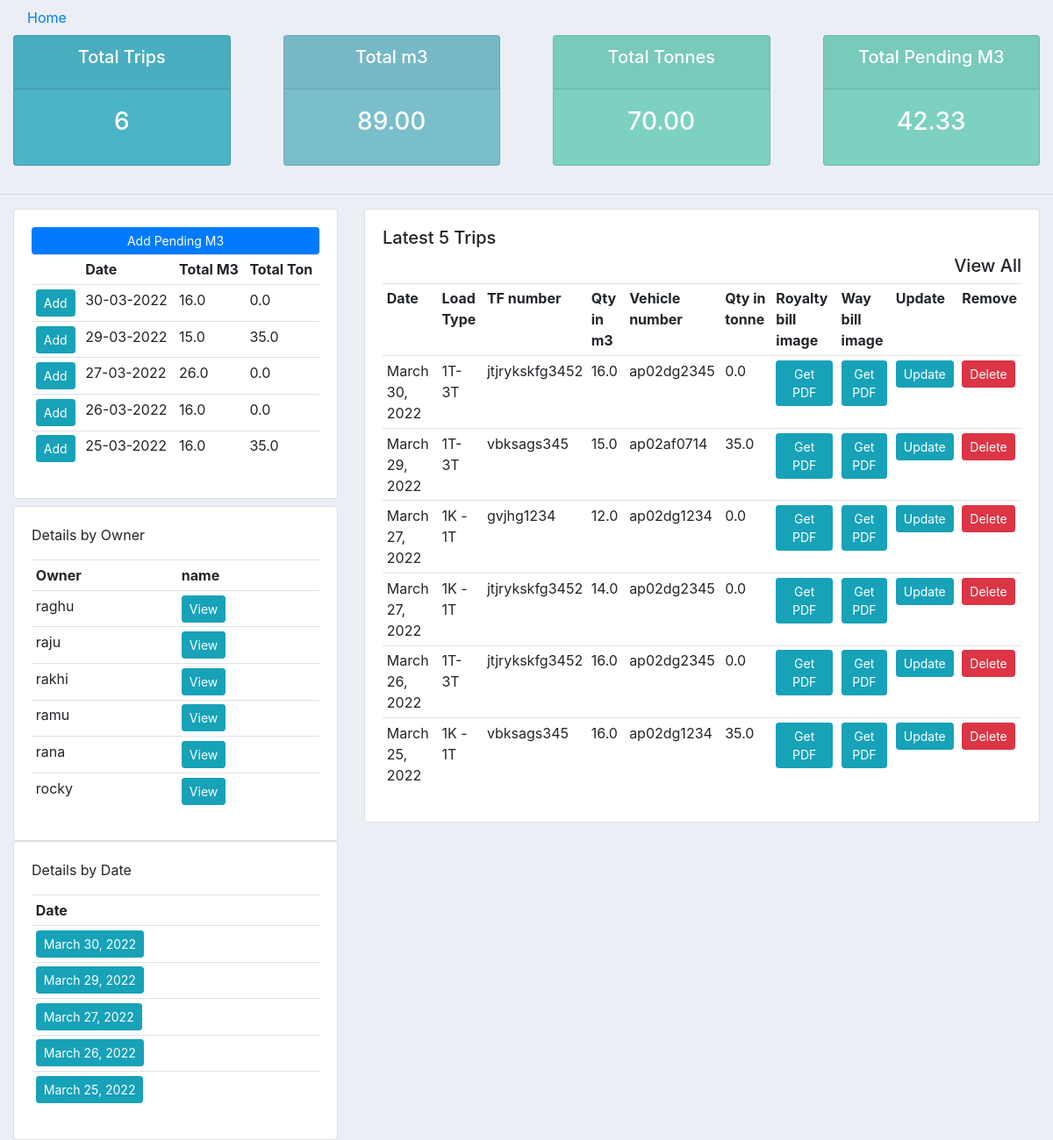
The app's page /dashboardnew/ (signed in), older data.
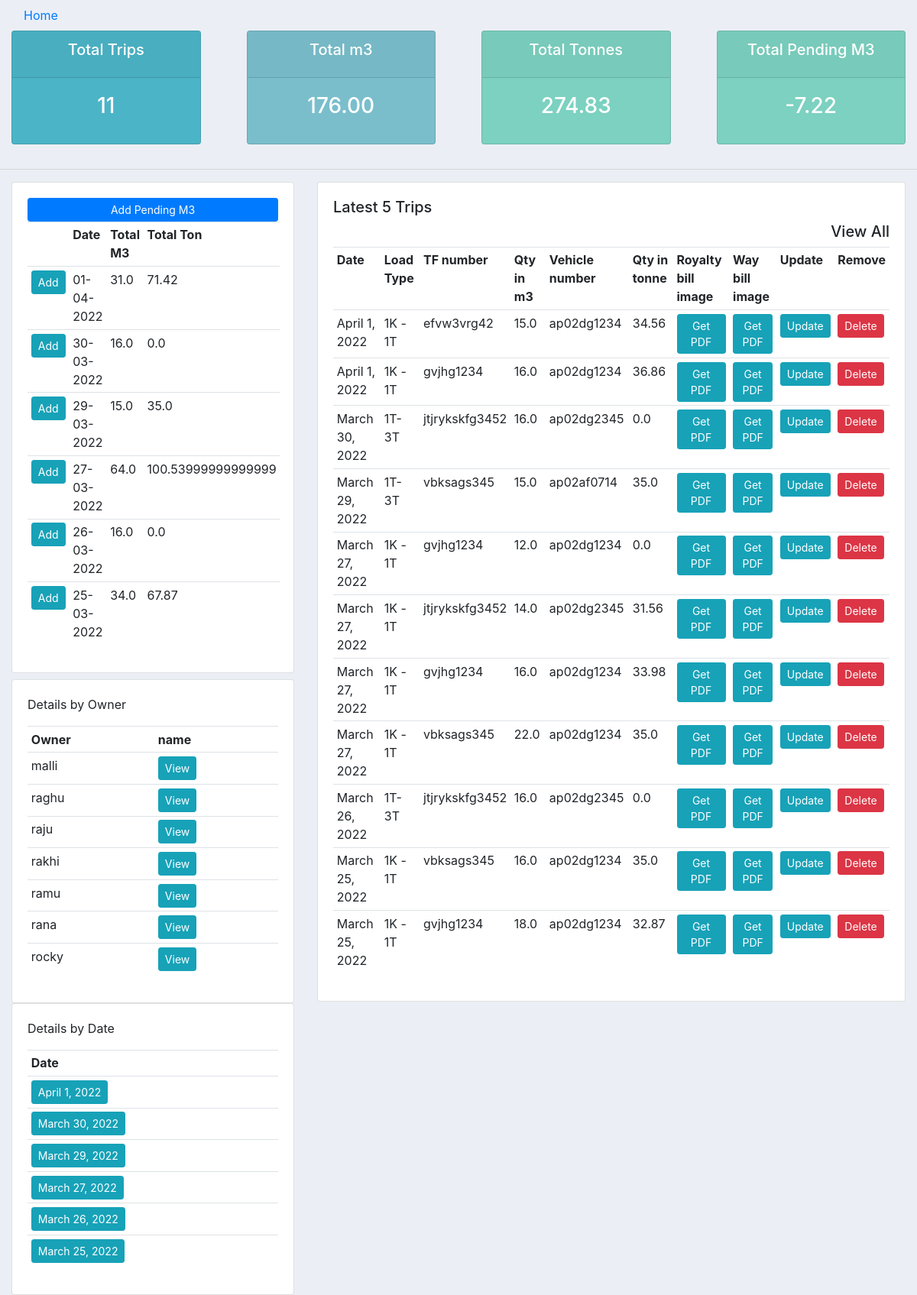
The same page, newer data.
### blog/models.py (models this page shows, shortened)
class TransporterDetails(models.Model):
    vehicle_owner_name = models.CharField(max_length=100, null=False, blank=False)
    phoneNumberRegex = RegexValidator(regex = r"^\+?1?\d{8,15}$")
    owner_phone_number = models.CharField(validators = [phoneNumberRegex], max_length = 16, null=False, blank=False)
    rate_per_tonne = models.CharField(max_length=200, null=True, blank=True)

class LayerWiseTripDetails(models.Model):
    trip_date = models.DateField(null=False, blank=False,default='2022-03-20')
    company_name = models.ForeignKey(CompanyName, on_delete=models.SET_NULL, null=True, blank=False)
    vehicle_owner_name = models.ForeignKey(
        TransporterDetails , on_delete=models.SET_NULL, null=True, blank=False)
    vehicle_number = models.ForeignKey(
        VehicleDetails , on_delete=models.SET_NULL, null=True, blank=False)
    driver_name = models.CharField(max_length=200,null=True, blank=False)
    quarry_owner_name = models.ForeignKey(QuarryDetails, on_delete=models.SET_NULL, null=True, blank=False)
    load_type = models.ForeignKey(LoadType, on_delete=models.SET_NULL, null=True, blank=False)
    tf_number = models.CharField(max_length=200, null=False, blank=False)
    qty_m3 = models.FloatField(null=False, blank=False)
    royalty_image_front = models.ImageField(null=False, blank=False)
    royalty_image_back = models.ImageField(null=False, blank=True)
    qty_ton = models.FloatField(null=False, blank=False, default=0.0)
    waybill_image_front = models.ImageField(null=False, blank=False)
    waybill_image_back = models.ImageField(null=False, blank=True)
    verifiedbyengineer = models.CharField(max_length=200, blank=False, null=False, choices=STATUS, default='No')
    verifiedbymalli = models.CharField(max_length=200, blank=False, null=False, choices=STATUS, default='No')
    qty_ton = models.FloatField(null=False,default=0, blank=False)
    waybill_image_front = models.ImageField(default='logo.png',null=False, blank=False)
    waybill_image_back = models.ImageField( null=False, blank=True)
    verifiedbysuresh = models.CharField(max_length=200, blank=False, null=False, choices=VERIFY, default='No')
    comments = models.CharField(max_length=200, blank=True, null=True)

class LoadType(models.Model):
    load_type = models.CharField(max_length=100, null=False, blank=False)
    load_type_rate_per_tonne = models.FloatField(null=False, blank=True)
    def __str__(self):
        return self.load_type

class VehicleDetails(models.Model):
    vehicle_number = models.CharField(max_length=10, null=False, blank=False)
    owner_name = models.ForeignKey(TransporterDetails, on_delete=models.SET_NULL, null=True, blank=False)
    phoneNumberRegex = RegexValidator(regex = r"^\+?1?\d{8,15}$")
    driver_name = models.CharField(max_length=200, null=True, blank=True)
    driver_phone_number = models.CharField(validators = [phoneNumberRegex], max_length = 16, null=True, blank=True)
    driver_name2 = models.CharField(max_length=200, null=True, blank=True)
    driver_phone_number2 = models.CharField(validators = [phoneNumberRegex], max_length = 16, null=True, blank=True)
    rate_per_tonne = models.CharField(max_length=200, null=False, blank=False)
    def __str__(self):
        return self.vehicle_number

### blog/views.py (the view)
# urls.py: path('dashboardnew/', views.dashboard_new, name='dashboard_new'),
@login_required(login_url='login')
def dashboard_new(request):
    user = request.user
    categories = user.category_set.all()
    vehicle_details = VehicleDetails.objects.all().order_by('-id')
    trip_details = LayerWiseTripDetails.objects.all().order_by('-trip_date')
    totaltrips = trip_details.count()
    if totaltrips >0:
        totalqty_in_m3 = "{:.2f}".format(trip_details.aggregate(Sum('qty_m3'))['qty_m3__sum'])
        totalqty_in_ton = "{:.2f}".format(trip_details.aggregate(Sum('qty_ton'))['qty_ton__sum'])
        totalpending_m3 = "{:.2f}".format(float(totalqty_in_m3)-(float(totalqty_in_ton)/1.5))
    else:
        totalqty_in_m3 = 0
        totalqty_in_ton = 0
        totalpending_m3 = 0
    ownernames = TransporterDetails.objects.all().order_by('vehicle_owner_name')
    distinct_dates = trip_details.values('trip_date','load_type').annotate(Sum('qty_m3'), Sum('qty_ton'))
    for i in distinct_dates:
        print(i)
    context = {'vehicle_details': vehicle_details, 'trip_details':trip_details,
             'totaltrips': totaltrips, 'totalqty_in_ton':totalqty_in_ton, 'totalqty_in_m3':totalqty_in_m3,'totalpending_m3':totalpending_m3
             , 'distinct_dates':distinct_dates
             ,'ownernames':ownernames
             }
    return render(request, 'blog/dashboard_details.html', context)

### blog/templates/blog/dashboard_details.html (shortened to what this page needs)
<!DOCTYPE html>
<html>
<head>
	<link rel="stylesheet" href="https://stackpath.bootstrapcdn.com/bootstrap/4.3.1/css/bootstrap.min.css">
</head>
<body>
	<div class="container-fluid">
		<a class="nav-item nav-link" href="{% url 'blog-home' %}">Home</a>
	</div>
{% block content %}
<div class="row">
	<div class="col">
		<div class="col-md">
			<div class="card text-center text-white  mb-3" id="total-orders">
			  	<div class="card-header">
			  		<h5 class="card-title">Total Trips</h5>
			  	</div>
			  	<div class="card-body">
			    	<h3 class="card-title">{{totaltrips}}</h3>
			  	</div>
			</div>
		</div>
	</div>
	<div class="col">
		<div class="col-md">
			<div class="card text-center text-white  mb-3" id="orders-delivered">
			  	<div class="card-header">
			  		<h5 class="card-title">Total m3</h5>
			  	</div>
			  	<div class="card-body">
			    	<h3 class="card-title">{{totalqty_in_m3}} </h3>
			  	</div>
			</div>
		</div>
	</div>
	<div class="col">
		<div class="col-md">
			<div class="card text-center text-white  mb-3" id="orders-pending">
			  	<div class="card-header">
			  		<h5 class="card-title">Total Tonnes</h5>
			  	</div>
			  	<div class="card-body">
			    	<h3 class="card-title">{{totalqty_in_ton}}</h3>
			  	</div>
			</div>
		</div>
	</div>
	<div class="col">
		<div class="col-md">
			<div class="card text-center text-white  mb-3" id="orders-pending">
			  	<div class="card-header">
			  		<h5 class="card-title">Total Pending M3</h5>
				</div>
			  	<div class="card-body">
			    	<h3 class="card-title">{{totalpending_m3}}</h3>
			  	</div>
			</div>
		</div>
	</div>
</div>
<hr>
	<div class="container-fluid">
	<div class="row">
		<div class="col-md-4">
			<div class="card card-body">
				<a class="btn btn-primary  btn-sm btn-block" href="">Add Pending M3 </a>
				<table class="table table-sm">
					<tr>
						<th></th>
						<th>Date</th>
						<th>Total M3</th>
						<th>Total Ton</th>
					</tr>
					{% for distinct_date in distinct_dates %}
					<tr>
						<td><a class="btn btn-sm btn-info" href="#">Add</a></td>
						<td>{{ distinct_date.trip_date|date:"d-m-Y" }}</td>
						<td>{{ distinct_date.qty_m3__sum }}</td>
						<td>{{ distinct_date.qty_ton__sum }}</td>
					</tr>
					{% endfor %}
				</table>
			</div>
			<div class="card card-body">
				<p>Details by Owner</p>
				<table class="table table-sm">
					<tr>
						<th> Owner </th>
						<th>name</th>
					</tr>
					{% for ownername in ownernames %}
						<tr>
							<td>{{ownername.vehicle_owner_name}} </td>
							<td><a class="btn btn-sm btn-info" href="{% url 'owner_details' ownername.id %}">View</a></td>
						</tr>
					{% endfor %}
				</table>
			</div>
			<div class="card card-body">
				<p>Details by Date</p>
				<table class="table table-sm">
					<tr>
						<th> Date </th>
					</tr>
					{% for distinct_date in distinct_dates %}
						<tr>
							<td><a class="btn btn-sm btn-info" href="{% url 'pdf_day' distinct_date.trip_date|date:"Y-m-d" %}">{{distinct_date.trip_date}}</a></td>
						</tr>
					{% endfor %}
				</table>
			</div>
		</div>
		<div class="col-md-8">
			<div class="card card-body">
				<h5 align="left">Latest 5 Trips</h5>
				<h5 align="right">View All</h5>
				<table class="table table-sm">
					<tr>
						<th>Date</th>
						<th>Load Type</th>
						<th>TF number</th>
						<th>Qty in m3</th>
						<th>Vehicle number</th>
						<th>Qty in tonne</th>
						<th>Royalty bill image</th>
						<th>Way bill image</th>
						<th>Update</th>
						<th>Remove</th>
					</tr>
					{% for trip_detail in trip_details %}
						<tr>
							<td>{{trip_detail.trip_date}}</td>
							<td>{{trip_detail.load_type}}</td>
							<td>{{trip_detail.tf_number}}</td>
							<td>{{trip_detail.qty_m3}}</td>
							<td>{{trip_detail.vehicle_number}}</td>
							<td>{{trip_detail.qty_ton}}</td>
							<td><a class="btn btn-sm btn-info" href="{% url 'pdf_royalty_bill_image' trip_detail.id %}">Get PDF</a></td>
							<td><a class="btn btn-sm btn-info" href="{% url 'pdf_way_bill_image' trip_detail.id %} ">Get PDF</a></td>
							<td><a class="btn btn-sm btn-info" href="{% url 'updatetrip' trip_detail.id %}">Update</a></td>
							<td><a class="btn btn-sm btn-danger" href="{% url 'deletetrip' trip_detail.id %}">Delete</a></td>
						</tr>
					{% endfor %}
				</table>
			</div>
		</div>
	</div>
	</div>
	{% endblock %}
</body>
</html>

### blog/templates/blog/dashboard_details.html (style rules this page uses)
body { background-color: #ebeff5; }
#total-orders { background-color: #4cb4c7; }
#orders-delivered { background-color: #7abecc; }
#orders-pending { background-color: #7CD1C0; }

Row changes from the older to the newer data that the page shows:
added TransporterDetails: vehicle_owner_name "malli"
added LayerWiseTripDetails: trip_date "April 1, 2022", load_type "1K - 1T", tf_number "efvw3vrg42", qty_m3 "15.0", vehicle_number "ap02dg1234", qty_ton "34.56"
added LayerWiseTripDetails: trip_date "April 1, 2022", load_type "1K - 1T", tf_number "gvjhg1234", qty_m3 "16.0", vehicle_number "ap02dg1234", qty_ton "36.86"
changed LayerWiseTripDetails (number 6 of 11 on the later page): qty_ton "0.0" → "31.56"
added LayerWiseTripDetails: trip_date "March 27, 2022", load_type "1K - 1T", tf_number "gvjhg1234", qty_m3 "16.0", vehicle_number "ap02dg1234", qty_ton "33.98"
added LayerWiseTripDetails: trip_date "March 27, 2022", load_type "1K - 1T", tf_number "vbksags345", qty_m3 "22.0", vehicle_number "ap02dg1234", qty_ton "35.0"
added LayerWiseTripDetails: trip_date "March 25, 2022", load_type "1K - 1T", tf_number "gvjhg1234", qty_m3 "18.0", vehicle_number "ap02dg1234", qty_ton "32.87"
Text that changed along with them:
{{ totaltrips }}: "6" → "11"
{{ totalqty_in_m3 }}: "89.00" → "176.00"
{{ totalqty_in_ton }}: "70.00" → "274.83"
{{ totalpending_m3 }}: "42.33" → "-7.22"
new list line: "Add 01-04-2022 31.0 71.42"
new list line: "Add 27-03-2022 64.0 100.53999999999999"
new list line: "Add 25-03-2022 34.0 67.87"
new list line: "April 1, 2022"
list line gone: "Add 27-03-2022 26.0 0.0"
list line gone: "Add 25-03-2022 16.0 35.0"
